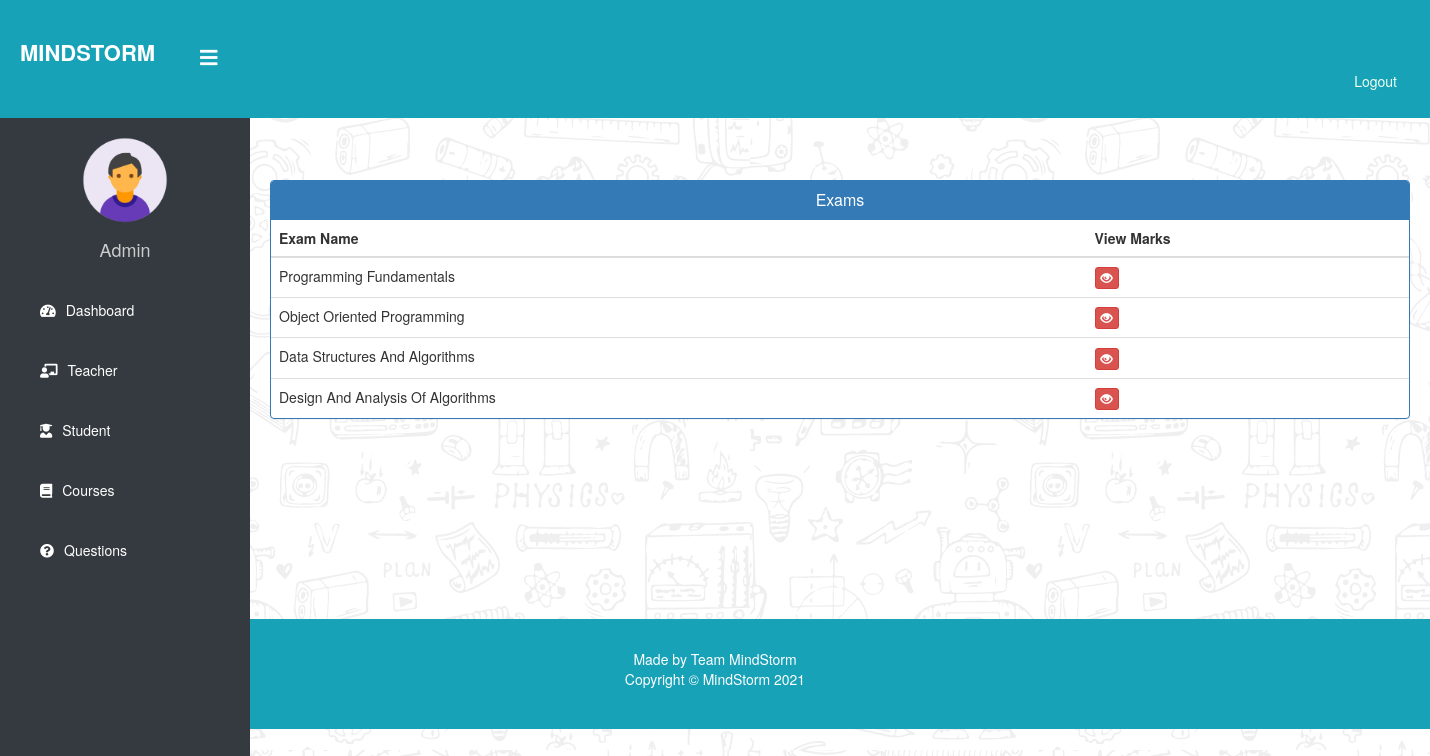
Page /admin-view-marks/1 (signed in) on the committed database.
### quiz/models.py (models this page shows, shortened)
class Course(models.Model):
   course_name = models.CharField(max_length=50)
   question_number = models.PositiveIntegerField()
   total_marks = models.PositiveIntegerField(default=0)

### quiz/views.py (the view)
# urls.py: path('admin-view-marks/<int:pk>', views.admin_view_marks_view,name='admin-view-marks'),
@login_required(login_url='adminlogin')
def admin_view_marks_view(request,pk):
    courses = models.Course.objects.all()
    response =  render(request,'quiz/admin_view_marks.html',{'courses':courses})
    response.set_cookie('student_id',str(pk))
    return response

### templates/quiz/admin_view_marks.html (shortened to what this page needs)
{% extends 'quiz/adminbase.html' %}
{% block content %}
{%load static%}
<head>
  <link href="//netdna.bootstrapcdn.com/bootstrap/3.0.0/css/bootstrap.min.css" rel="stylesheet" id="bootstrap-css">
</head>
<br><br>
<div class="container">
  <div class="panel panel-primary">
    <div class="panel-heading">
      <h6 class="panel-title">Exams</h6>
    </div>
    <table class="table table-hover" id="dev-table">
      <thead>
        <tr>
          <th>Exam Name</th>
          <th>View Marks</th>
        </tr>
      </thead>
      {% for t in courses %}
      <tr>
        <td> {{t.course_name}}</td>
        <td><a class="btn btn-danger btn-xs" href="{% url 'admin-check-marks' t.id  %}"><span class="glyphicon glyphicon-eye-open"></span></a></td>
      </tr>
      {% endfor %}
    </table>
  </div>
</div>
<br><br><br><br><br><br>
<br><br><br>
{% endblock content %}

### templates/quiz/admin_view_marks.html (style rules this page uses)
a:link { text-decoration: none; }
h6 { text-align: center; }

### rows in the picture
Course: course_name "Programming Fundamentals"
Course: course_name "Object Oriented Programming"
Course: course_name "Data Structures And Algorithms"
Course: course_name "Design And Analysis Of Algorithms"
